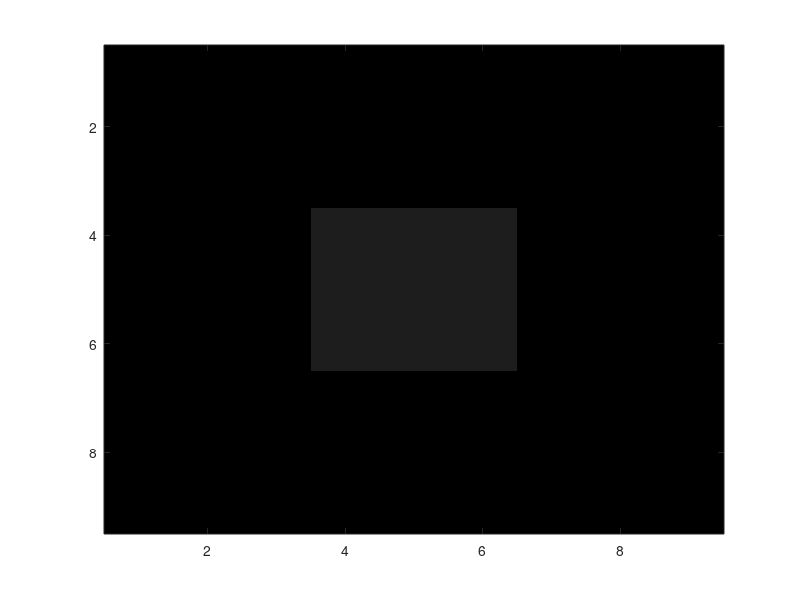
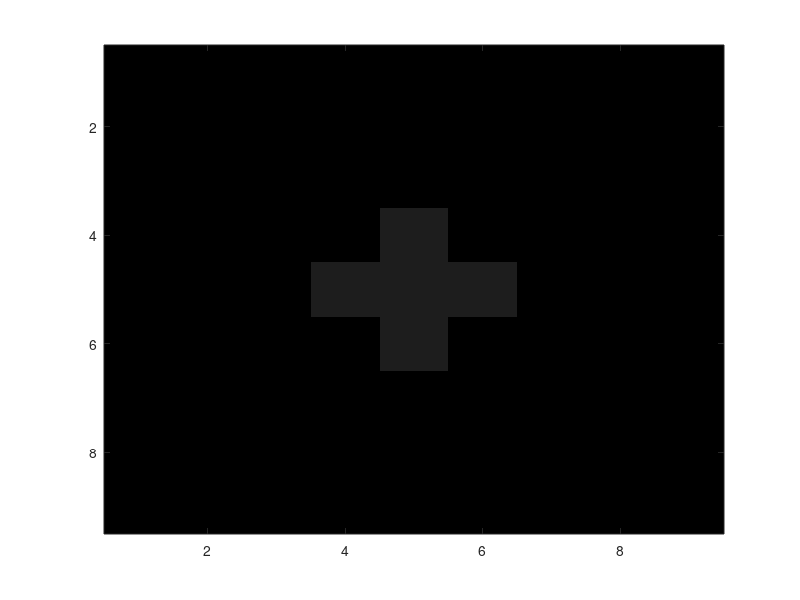
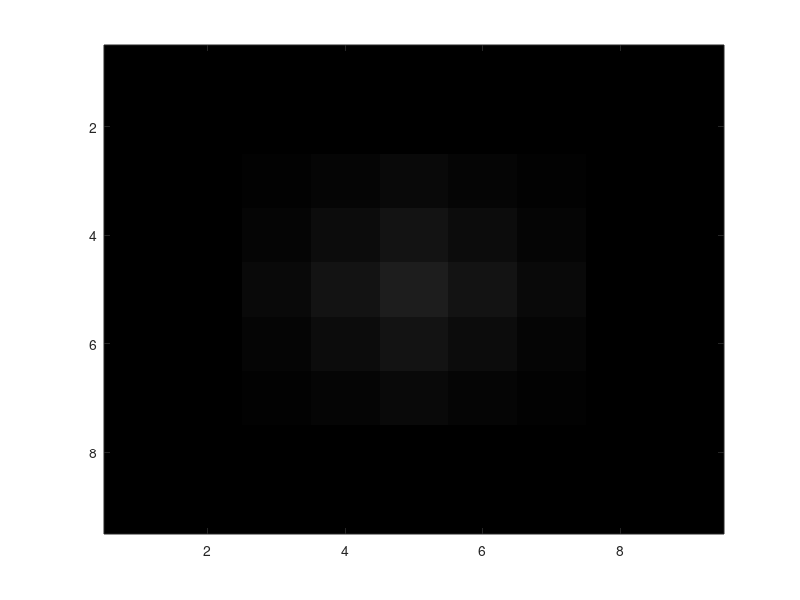

Write MATLAB code to recreate these figures, in order.
%Bogdan Bernovici
%Ex 5

%Metoda prin care folosesc functia built-in din Matlab pentru median
img = zeros(9);
for i=4:6
    for j=4:6
        img(i,j) = 30;
    end
end

img_median = medfilt2(img) %rezultatul

%Metoda facuta de mine fara medfilt2
img_median_second = img;
%folosesc un window de 3x3 pe care il sortez mai tarziu si iau medianul
win = zeros(1,9)
[l,c] = size(img);
for i=2:l-1
    for j=2:c-1
        %adun toti vecinii
        win(1) = img(j-1, i-1);
        win(2) = img(j, i-1);
        win(3) = img(j+1, i-1);
        win(4) = img(j-1, i);
        win(5) = img(j, i);
        win(6) = img(j+1, i);
        win(7) = img(j-1, i+1);
        win(8) = img(j, i+1);
        win(9) = img(j+1, i+1);
        
        win = sort(win); %functia de sortare
        img_median_second(i,j) = win(5);
    end
end
img_median_second %rezultatul

%Metoda pentru average filter
img_average = img;
%folosesc un window de 3x3 pe care il sortez mai tarziu si iau averageul
win = zeros(1,9);
[l,c] = size(img);
for i=2:l-1
    for j=2:c-1
        %adun toti vecinii
        win(1) = img(j-1, i-1);
        win(2) = img(j, i-1);
        win(3) = img(j+1, i-1);
        win(4) = img(j-1, i);
        win(5) = img(j, i);
        win(6) = img(j+1, i);
        win(7) = img(j-1, i+1);
        win(8) = img(j, i+1);
        win(9) = img(j+1, i+1);
        
        avg = mean(win) %functia de average pt window
        img_average(i,j) = avg;
    end
end
img_average %rezultatul

figure, image(img), colormap(gray(256)) %initiala
figure, image(img_median_second), colormap(gray(256)) %median
figure, image(img_average), colormap(gray(256)) %average